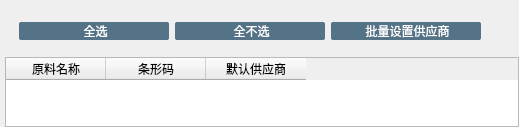
<?xml version="1.0" encoding="UTF-8"?>
<ui version="4.0">
 <class>MaterialSupplier</class>
 <widget class="QWidget" name="MaterialSupplier">
  <property name="geometry">
   <rect>
    <x>0</x>
    <y>0</y>
    <width>519</width>
    <height>127</height>
   </rect>
  </property>
  <property name="windowTitle">
   <string>Form</string>
  </property>
  <property name="styleSheet">
   <string notr="true">QPushButton:hover
{
background-color: rgb(180, 85, 100);
color:white;
}

QPushButton:hover:pressed
{
background-color:rgb(180, 85, 100);
color:white;
}

QPushButton
{
background-color:rgb(84, 115, 135);
color:white;

font-size:12px;
width:150px;
border-radius:2px;
spacing:2px;
padding: 0px 0px;
}</string>
  </property>
  <layout class="QVBoxLayout" name="verticalLayout_2">
   <property name="leftMargin">
    <number>0</number>
   </property>
   <property name="rightMargin">
    <number>0</number>
   </property>
   <property name="bottomMargin">
    <number>0</number>
   </property>
   <item>
    <layout class="QVBoxLayout" name="verticalLayout">
     <property name="leftMargin">
      <number>5</number>
     </property>
     <property name="topMargin">
      <number>0</number>
     </property>
     <item>
      <widget class="QWidget" name="widget" native="true">
       <layout class="QVBoxLayout" name="verticalLayout_3">
        <item>
         <layout class="QHBoxLayout" name="horizontalLayout">
          <property name="leftMargin">
           <number>5</number>
          </property>
          <item>
           <widget class="QPushButton" name="pushButtonAllSelect">
            <property name="text">
             <string> 全选</string>
            </property>
            <property name="icon">
             <iconset resource="../res.qrc">
              <normaloff>:/image/image/批量.png</normaloff>:/image/image/批量.png</iconset>
            </property>
           </widget>
          </item>
          <item>
           <widget class="QPushButton" name="pushButtonNoSelect">
            <property name="text">
             <string> 全不选</string>
            </property>
            <property name="icon">
             <iconset resource="../res.qrc">
              <normaloff>:/image/image/全不选.png</normaloff>:/image/image/全不选.png</iconset>
            </property>
           </widget>
          </item>
          <item>
           <widget class="QPushButton" name="pushButtonSetUp">
            <property name="text">
             <string> 批量设置供应商</string>
            </property>
            <property name="icon">
             <iconset resource="../res.qrc">
              <normaloff>:/image/image/确认.png</normaloff>:/image/image/确认.png</iconset>
            </property>
           </widget>
          </item>
          <item>
           <spacer name="horizontalSpacer">
            <property name="orientation">
             <enum>Qt::Horizontal</enum>
            </property>
            <property name="sizeHint" stdset="0">
             <size>
              <width>40</width>
              <height>20</height>
             </size>
            </property>
           </spacer>
          </item>
          <item>
           <widget class="QLabel" name="labelSize">
            <property name="font">
             <font>
              <family>宋体</family>
              <pointsize>12</pointsize>
              <weight>75</weight>
              <bold>true</bold>
             </font>
            </property>
            <property name="text">
             <string/>
            </property>
           </widget>
          </item>
          <item>
           <spacer name="horizontalSpacer_2">
            <property name="orientation">
             <enum>Qt::Horizontal</enum>
            </property>
            <property name="sizeHint" stdset="0">
             <size>
              <width>40</width>
              <height>20</height>
             </size>
            </property>
           </spacer>
          </item>
         </layout>
        </item>
       </layout>
      </widget>
     </item>
     <item>
      <widget class="QTableWidget" name="tableWidget">
       <column>
        <property name="text">
         <string>原料名称</string>
        </property>
       </column>
       <column>
        <property name="text">
         <string>条形码</string>
        </property>
       </column>
       <column>
        <property name="text">
         <string>默认供应商</string>
        </property>
       </column>
      </widget>
     </item>
    </layout>
   </item>
  </layout>
 </widget>
 <resources>
  <include location="../res.qrc"/>
 </resources>
 <connections/>
</ui>
